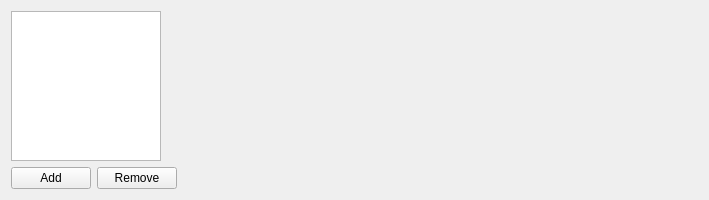
<?xml version="1.0" encoding="UTF-8"?>
<ui version="4.0">
 <class>Form</class>
 <widget class="QWidget" name="Form">
  <property name="geometry">
   <rect>
    <x>0</x>
    <y>0</y>
    <width>709</width>
    <height>189</height>
   </rect>
  </property>
  <property name="windowTitle">
   <string>Form</string>
  </property>
  <layout class="QHBoxLayout" name="horizontalLayout">
   <item>
    <layout class="QVBoxLayout" name="verticalLayout_5">
     <item>
      <widget class="QListWidget" name="listWidget">
       <property name="sizePolicy">
        <sizepolicy hsizetype="Fixed" vsizetype="MinimumExpanding">
         <horstretch>0</horstretch>
         <verstretch>0</verstretch>
        </sizepolicy>
       </property>
       <property name="minimumSize">
        <size>
         <width>0</width>
         <height>150</height>
        </size>
       </property>
       <property name="maximumSize">
        <size>
         <width>150</width>
         <height>16777215</height>
        </size>
       </property>
      </widget>
     </item>
     <item>
      <layout class="QHBoxLayout" name="horizontalLayout_9">
       <item>
        <widget class="QPushButton" name="addButton">
         <property name="text">
          <string>Add</string>
         </property>
        </widget>
       </item>
       <item>
        <widget class="QPushButton" name="removeButton">
         <property name="text">
          <string>Remove</string>
         </property>
        </widget>
       </item>
      </layout>
     </item>
    </layout>
   </item>
   <item>
    <widget class="VariableForm" name="stackedWidget">
     <property name="sizePolicy">
      <sizepolicy hsizetype="Expanding" vsizetype="Minimum">
       <horstretch>0</horstretch>
       <verstretch>0</verstretch>
      </sizepolicy>
     </property>
     <widget class="QWidget" name="page"/>
    </widget>
   </item>
  </layout>
 </widget>
 <customwidgets>
  <customwidget>
   <class>VariableForm</class>
   <extends>QStackedWidget</extends>
   <header>VariableForm</header>
   <container>1</container>
  </customwidget>
 </customwidgets>
 <resources/>
 <connections/>
</ui>
